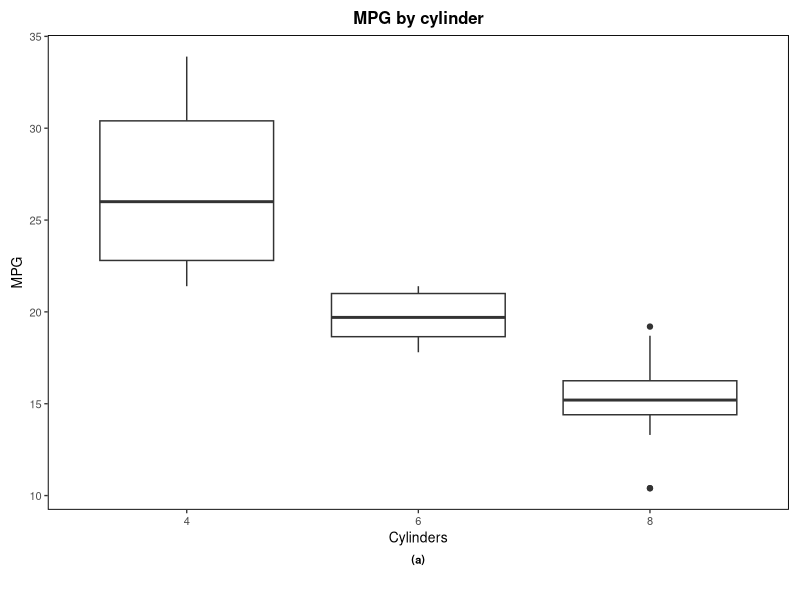
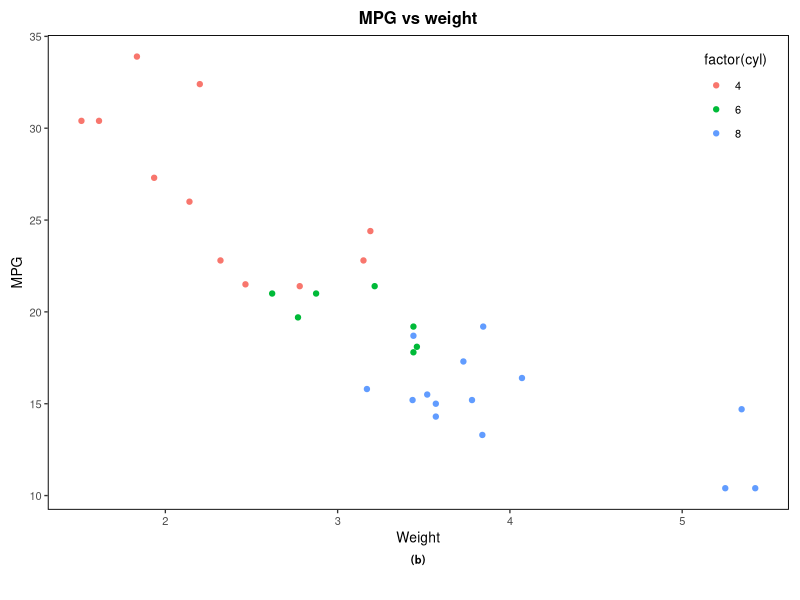
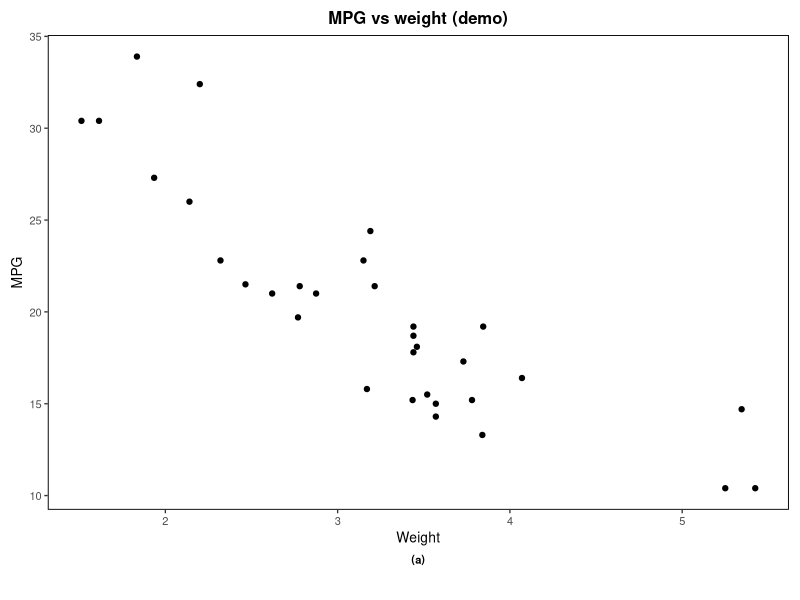
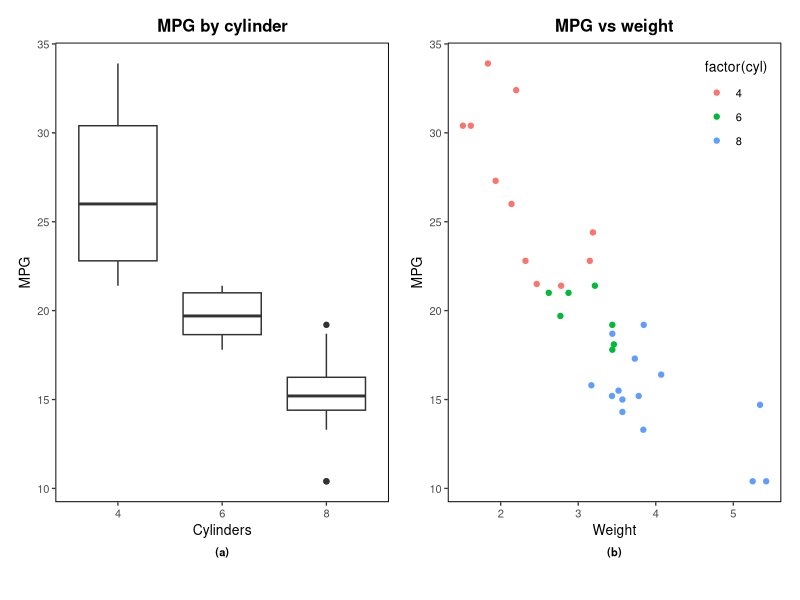

These charts were generated, in order, by the following R code: (Note: this script raises an error after producing the figures.)
# Standalone gallery for scientific-figure-spec (no DL-mouse imports).
# Run from anywhere:
#   Rscript path/to/scientific-figure-spec/scripts/render_gallery.R
# Or cd scientific-figure-spec && Rscript scripts/render_gallery.R

suppressPackageStartupMessages({
  requireNamespace("ggplot2", quietly = TRUE)
  requireNamespace("patchwork", quietly = TRUE)
})

for (p in c("ggplot2", "patchwork")) {
  if (!requireNamespace(p, quietly = TRUE)) {
    stop("Missing package: ", p, "\nInstall: install.packages(\"", p, "\")", call. = FALSE)
  }
}

ca <- commandArgs(trailingOnly = FALSE)
fp <- sub("^--file=", "", ca[grep("^--file=", ca)])
skill_root <- if (length(fp) && nzchar(fp)) {
  dirname(dirname(normalizePath(fp)))
} else {
  normalizePath(getwd(), winslash = "/", mustWork = TRUE)
}

out_dir <- file.path(skill_root, "output")
dir.create(out_dir, recursive = TRUE, showWarnings = FALSE)

theme_pub_panel <- function() {
  ggplot2::theme_bw(base_size = 10) +
    ggplot2::theme(
      plot.title = ggplot2::element_text(face = "bold", hjust = 0.5),
      plot.caption = ggplot2::element_text(
        face = "bold", hjust = 0.5,
        margin = ggplot2::margin(t = 6, b = 2)
      ),
      panel.grid.major = ggplot2::element_blank(),
      panel.grid.minor = ggplot2::element_blank(),
      panel.border = ggplot2::element_rect(colour = "black", linewidth = 0.65, fill = NA),
      axis.line = ggplot2::element_blank(),
      plot.background = ggplot2::element_rect(fill = "white", colour = NA),
      plot.margin = ggplot2::margin(8, 8, 22, 8)
    )
}

p_single <- ggplot2::ggplot(mtcars, ggplot2::aes(.data$wt, .data$mpg)) +
  ggplot2::geom_point() +
  ggplot2::labs(
    title = "MPG vs weight (demo)",
    x = "Weight",
    y = "MPG",
    caption = "(a)"
  ) +
  theme_pub_panel()

p_left <- ggplot2::ggplot(mtcars, ggplot2::aes(factor(.data$cyl), .data$mpg)) +
  ggplot2::geom_boxplot() +
  ggplot2::labs(title = "MPG by cylinder", x = "Cylinders", y = "MPG", caption = "(a)") +
  theme_pub_panel()

p_right <- ggplot2::ggplot(mtcars, ggplot2::aes(.data$wt, .data$mpg, colour = factor(.data$cyl))) +
  ggplot2::geom_point() +
  ggplot2::labs(title = "MPG vs weight", x = "Weight", y = "MPG", caption = "(b)") +
  theme_pub_panel() +
  ggplot2::theme(legend.position = c(0.98, 0.98), legend.justification = c(1, 1))

p_two <- patchwork::wrap_plots(p_left, p_right, ncol = 2L)

ggplot2::ggsave(
  file.path(out_dir, "demo_single_panel.png"),
  p_single, width = 4, height = 3.2, dpi = 300, bg = "white"
)
ggplot2::ggsave(
  file.path(out_dir, "demo_two_panel.png"),
  p_two, width = 7.5, height = 3.4, dpi = 300, bg = "white"
)

message("Wrote:\n  ", normalizePath(file.path(out_dir, "demo_single_panel.png"), winslash = "/"))
message("  ", normalizePath(file.path(out_dir, "demo_two_panel.png"), winslash = "/"))
